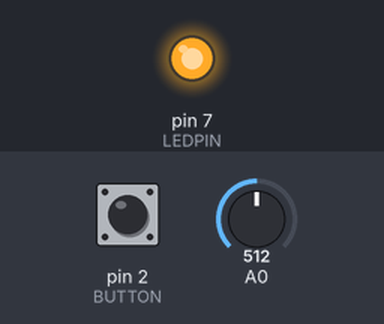
This sketch was run on a simulated Arduino Uno, built with avr-gcc and run on an emulated ATmega328P. Shown: output pins drawn as LEDs (lit = HIGH). The inputs (shaded band) are chosen by the test bench; at power-on: pin 2 (BUTTON) HIGH, A0 = 512. What the sketch prints to the serial monitor is not drawn.

Above: at 1.2 s.
1.3 s: pin 2 (BUTTON) pulled LOW for 0.15 s
At 1.7 s:
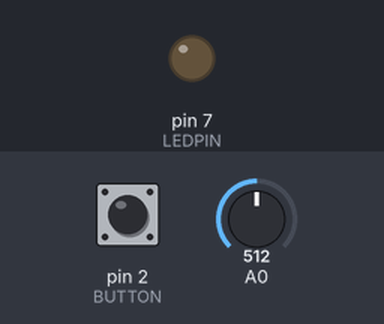
4.9 s: A0 set to 511
Timing chart, 0 to 7.9 s (numbered marks = the images above; inputs shaded):
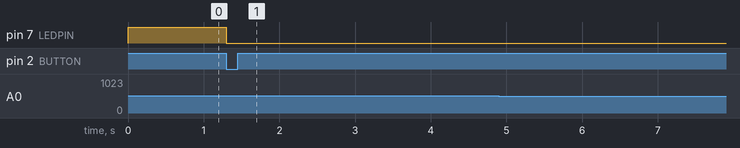

Measured:
- after the input at 1.3 s, pin 7 (LEDPIN): HIGH → LOW at once
- after the input at 4.9 s, every drawn part: stays the same

The sketch:

Lab_6.ino
```cpp
/* EECE 281
 * Lab 6 - The WhizzardScope
 *
 *      Team Whizzard is...
 *                           .
 *               /^\     .
 *          /\   "V"
 *         /__\   I      L  .           John Deppe
 *        //..\\  I        a               Theresa Mammarella
 *        \].`[/  I       b                   Steven Olsen
 *       /l\/j\  (]    .   6
 *       /. ~~ ,\/I          .
 *       \\L__j^\/I       o
 *        \/--v}  I     o   .
 *        |    |  I   _________
 *        |    |  I c(`       ')o
 *        |    l  I   \.     ,/
 *       _/j  L l\_!  _//^---^\\_
 * ~~~~~~~~~~~~~~~~~~~~~~~~~~~~~~
 */

#define BUTTON 2
#define LEDPIN 7
#define READ_DURATION 15000000 // microseconds to sample for

volatile bool readingValues = false;
volatile uint8_t voltage;
volatile unsigned long timeButtonLastPressed;
volatile unsigned long timeStartMeasuring;

// debugging junk
volatile unsigned long numValuesRead = 0;
volatile unsigned long numValuesMeasured = 0;
volatile unsigned long lastRead;

void setup() {
  Serial.begin(115200);
  pinMode(BUTTON, INPUT_PULLUP);
  attachInterrupt(0, buttonISR, CHANGE); // Interrupt 0 connects to Pin 2
  pinMode(LEDPIN, OUTPUT);
  digitalWrite(LEDPIN, HIGH);

  // References for the following ATMega328 register manipulations
  // based on: http://garretlab.web.fc2.com/en/arduino/inside/arduino/wiring_analog.c/analogRead.html
  // datasheet: http://www.atmel.com/images/Atmel-8271-8-bit-AVR-Microcontroller-ATmega48A-48PA-88A-88PA-168A-168PA-328-328P_datasheet_Complete.pdf
  // around page 234 is useful
  // also nice: http://openenergymonitor.blogspot.ca/2012/08/low-level-adc-control-admux.html

  // ADMUX bits from high to low
  // --------------------------------------------------------------
  // REFS1 = 0   select Arduino-std voltage reference
  // REFS0 = 1   select Arduino-std voltage reference
  // ADLAR = 1   left-aligned ADC reference (lets us pull just high values, ADCH)
  // resvd = 0   write 0 for compatibility
  // MUX3  = 0   select ADC: Analog Pin 0
  // MUX2  = 0   select ADC: Analog Pin 0
  // MUX1  = 0   select ADC: Analog Pin 0
  // MUX0  = 0   select ADC: Analog Pin 0
  ADMUX = 0b01100000;

  // decided on 1Mhz adc clock based on http://www.openmusiclabs.com/learning/digital/atmega-adc/
  // reference: page 249 in datasheet
  // ADCSRA bits from high to low
  // --------------------------------------------------------------
  // ADEN  = 1   ADC enabled
  // ADSC  = 1   ADC start measuring
  // ADATE = 1   ADC autotrigger enabled
  // ADIF  = 0   ADC interrupt flag off
  // ADIE  = 1   ADC interrupt enabled
  // ADPS2 = 1   ADC prescaler bit (divide 16 MHz by 16)
  // ADPS1 = 0   ADC prescaler bit (page 250 in datasheet)
  // ADPS0 = 0   ADC prescaler bit
  ADCSRA = 0b11101100;

  // ADCSRB bits from high to low
  // --------------------------------------------------------------
  // resvd = 0   write 0 for compatibility
  // ACME  = 0   not using Analog Comparator
  // resvd = 0   write 0 for compatibility
  // resvd = 0   write 0 for compatibility
  // resvd = 0   write 0 for compatibility
  // ADTS2 = 0   free running mode
  // ADTS1 = 0   free running mode
  // ADTS0 = 0   free running mode
  ADCSRB = 0b00000000;

  // turn off digital input buffers for analog pins.
  // reduces noise on that pin
  // suggested by: http://www.openmusiclabs.com/learning/digital/atmega-adc/
  // Arduino core might already do this, but let's do it again anyway.
  DIDR0 = 0b00111111;
}

void loop() {
  // check if we're supposed to be reading values
  if (readingValues) {
    // check if the button timer has elapsed
    // if this is broken, let's have a longer look at
    // http://stackoverflow.com/questions/61443/rollover-safe-timer-tick-comparisons
    // http://playground.arduino.cc/Code/TimingRollover
    if (micros() - timeButtonLastPressed > READ_DURATION) {
      readingValues = false;
      digitalWrite(LEDPIN, HIGH);

      // timing/debug output barf
      //float secondsElapsed = float(micros() - timeStartMeasuring) / 1000000.0;
      //Serial.println(" ");
      //Serial.println(String(numValuesMeasured) + " values measured");
      //Serial.println(String(secondsElapsed) + " seconds elapsed"); // output total time timer was on
      //Serial.println(String(numValuesRead) + " values read");
      //Serial.println(String(float(numValuesRead) / (float(secondsElapsed))) + " samples per second");
      //numValuesRead = 0;
      //numValuesMeasured = 0;
    } else {
      Serial.write( char(voltage) );
      numValuesRead++; // could remove this, but kept it in for timing purposes
      // Serial.flush();
      // If we want to prevent blocking on the Serial.write() above, we can Serial.flush(),
      // But it knocks a bunch off our throughput, so I'm going to stop.
    }
  }
}

// ADC interrupt service routine
ISR(ADC_vect) {
  voltage = ADCH;
  //numValuesMeasured++;
}

void buttonISR() {
  if (readingValues == true) {
    timeButtonLastPressed = micros();
  } else {
    timeStartMeasuring = micros();
    readingValues = true;
    timeButtonLastPressed = micros();
    digitalWrite(7, LOW);
  }
}
```
